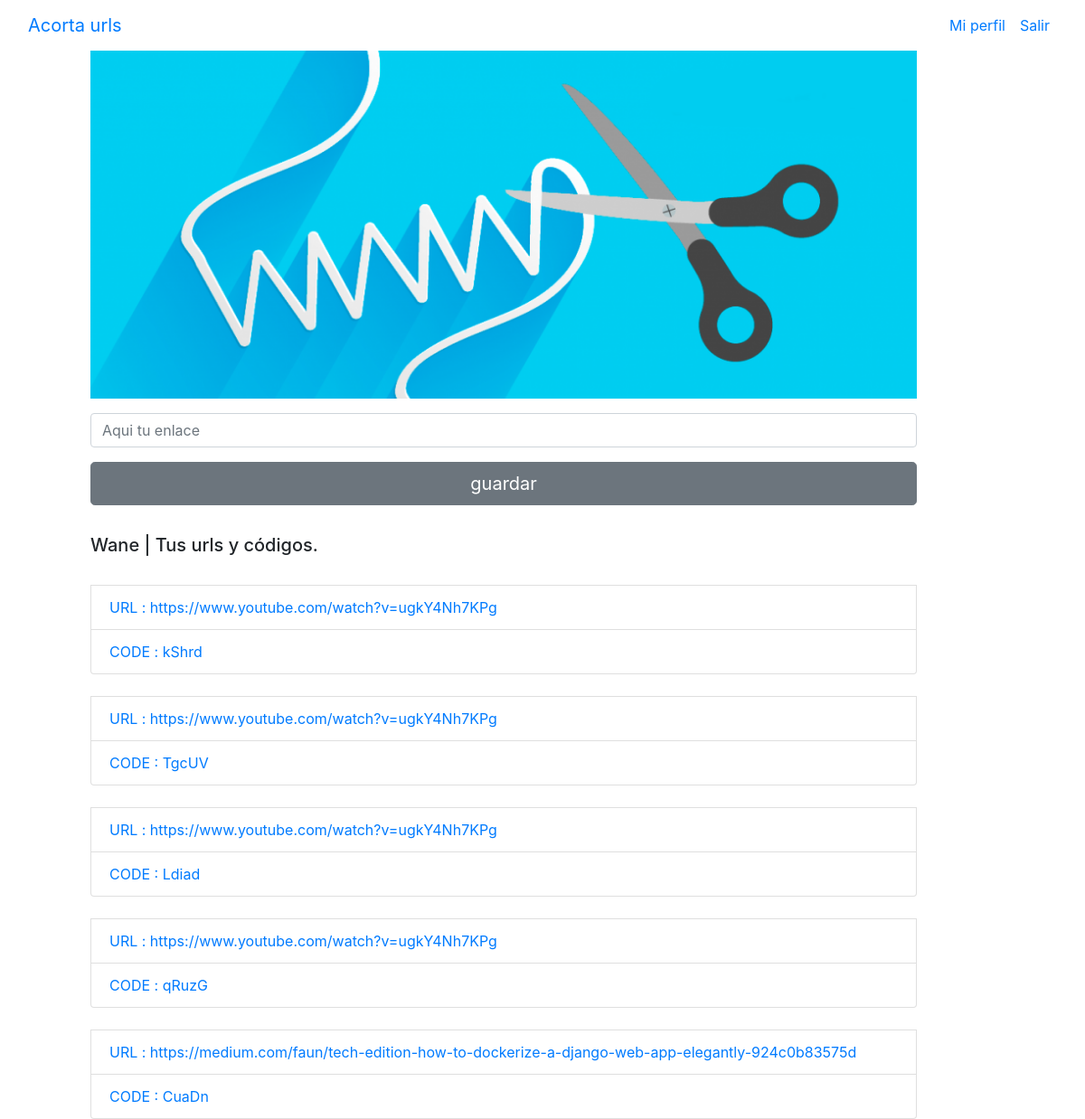
Before: / (signed in) with the older database file.
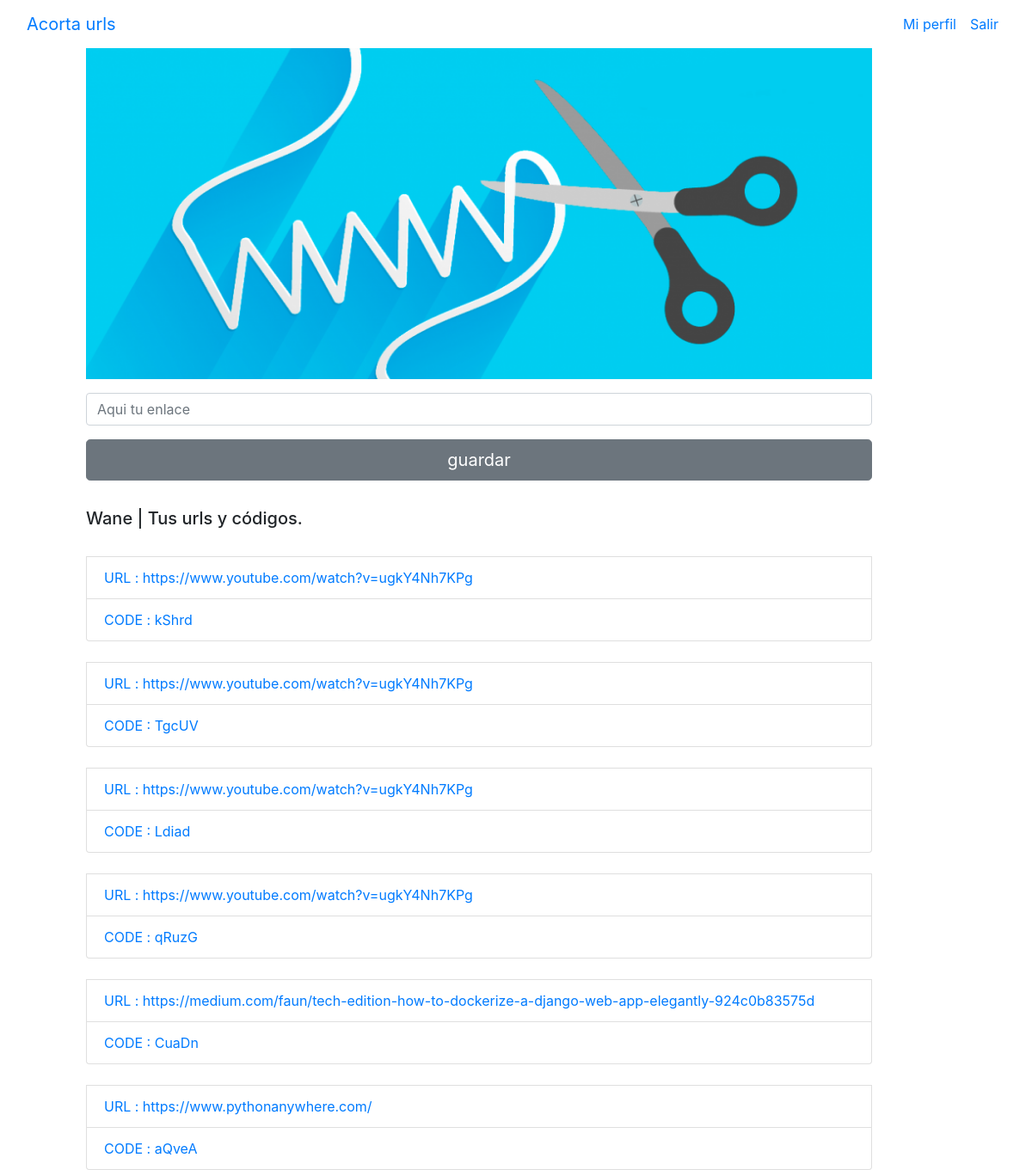
After: the same page with the newer database file.
### core/models.py (models this page shows, shortened)
class Link(models.Model):
    code = models.TextField(max_length=20, unique=True, verbose_name="codigo")
    url = models.URLField(null=False, blank=False)
    usuario = models.ForeignKey(User, verbose_name="Usuario", on_delete=models.CASCADE, null=True, blank=True)
    create = models.DateField(auto_now_add=True, verbose_name="Fecha de creacion")
    class Meta:
        verbose_name = "link"
        verbose_name_plural = "links"
        ordering = ["-create"]

### core/views.py (the view, shortened to what this page needs)
# urls.py: path('', views.HomeView, name='home_view'),
def HomeView(request):
    form = UrlForm(request.POST)
    code = ""
    link = ""
    if request.user.is_authenticated:
        link = Link.objects.filter(usuario=request.user )
    return render(request, 'core/home.html', {'form':form, 'code':code, 'link':link })

### core/forms.py
class UrlForm(forms.ModelForm):
    class Meta:
        model = Link
        fields = ['url']
        widgets = {
            'url': forms.URLInput(attrs={'class':'form-control mt-3', 'placeholder':'Aqui tu enlace',})
            }
    def __init__(self, *args, **kwargs):
        super().__init__(*args, **kwargs)
        for key in self.fields:
            self.fields[key].required = False

### core/templates/core/home.html (shortened to what this page needs)
<!doctype html>
<html lang="en">
  <head>
    {% load static %}
    <link rel="stylesheet" href="{% static 'core/css/bootstrap.min.css' %}">
  </head>
  <body>
    <div class="container-fluid">
      <nav class="navbar navbar-expand-lg >
        <div class="container">
        <a class="navbar-brand" href="{% url 'home_view' %}">Acorta urls</a>
        <div class="collapse navbar-collapse" id="ned">
            <ul class="navbar-nav">
              {% if not request.user.is_authenticated %}
                <li class="nav-item">
                  <a class="nav-link" href="{% url 'login' %}">Acceder</a>
                </li>
                <li class="nav-item">
                  <a class="nav-link" href="{% url 'signup' %}">Registrarse</a>
                </li>
              {% else %}
              <li class="nav-item">
                <a class="nav-link" href="{% url 'profile' %}">Mi perfil</a>
              </li>
              <li class="nav-item">
                <a class="nav-link" href="{% url 'logout' %}">Salir</a>
              </li>
              {% endif %}
            </ul>
        </div>
      </nav>
      <div class="row d-flex justify-content-center">
        <div class="row-8">
          <div class="col-11">
            <img src="{% static 'core/img/corta_url.png' %}" class="img-fluid" width="1000" alt="Responsive image">
          <form method="post" enctype="multipart/form-data" > {% csrf_token %}
            {{form.as_p }}
              <button type="submit" class="btn btn-secondary btn-lg btn-block">guardar</button>
          </form>
            <br>
          {% if request.user.is_authenticated %}
            <h5>{{request.user | title }} |  Tus urls y códigos.</h5>
          {% for field in link reversed %}
            <div class="list-group">
                <br>
                <a class="list-group-item" href="{{field.url}}" target="_blank">URL : {{field.url}}</a>
                <a class="list-group-item" href="{{field.code}}" target="_blank">CODE : {{field.code}}</a>
            </div>
          {% endfor %}
          {% else %}
            <p>Hola. Si quieres tener un perfil con tus urls y códigos guardados, registrate.</p>
          {% endif %}
        </div>
      </div>
    </div>
  </div>
  </body>
</html>

Changed rows visible on the page:
added Link: url "https://www.pythonanywhere.com/", code "aQveA"
